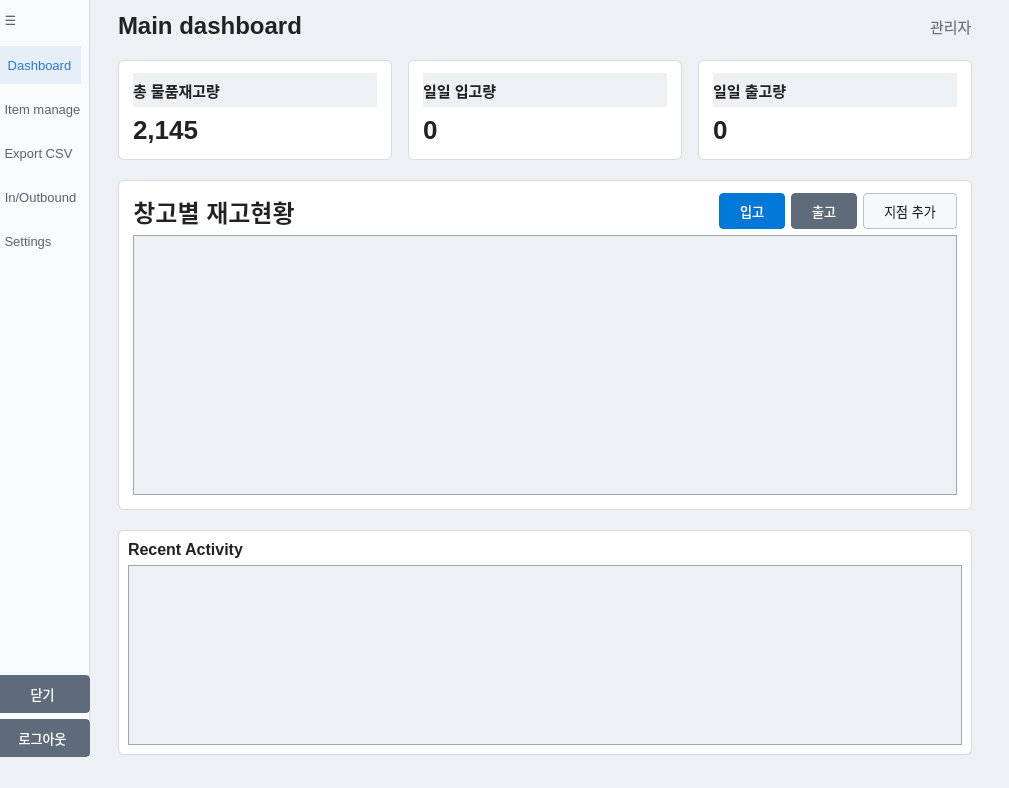
   <widget class="QWidget" name="page_2">
    <property name="styleSheet">
     <string notr="true">QWidget {
    background-color: #eef1f4;
    color: #222222;
    font-family: Arial;
    font-size: 13px;
}
QFrame#summaryCard1, QFrame#summaryCard2, QFrame#summaryCard3, QFrame#summaryCard4,
QFrame#inventoryCard, QFrame#logCard {
    background-color: #ffffff;
    border: 1px solid #d6dbe0;
    border-radius: 6px;
}
QTableWidget {
    background-color: #eef1f4;
    gridline-color: #cfd5dc;
    border: 1px solid #9fa7b0;
    selection-background-color: #dcecff;
    selection-color: #222222;
}
QTableWidget::viewport {
    background-color: #eef1f4;
}
QHeaderView::section {
    background-color: #f3f5f8;
    border: 1px solid #cfd5dc;
    color: #0070b8;
    font-weight: bold;
    padding: 6px;
}
QPushButton {
    background-color: #f7f8fa;
    color: #222222;
    border: 1px solid #b8c0c8;
    border-radius: 4px;
    padding: 8px 22px;
}</string>
    </property>
    <widget class="QFrame" name="sideBar">
     <property name="geometry">
      <rect>
       <x>-5</x>
       <y>0</y>
       <width>95</width>
       <height>757</height>
      </rect>
     </property>
     <property name="minimumSize">
      <size>
       <width>95</width>
       <height>0</height>
      </size>
     </property>
     <property name="maximumSize">
      <size>
       <width>95</width>
       <height>16777215</height>
      </size>
     </property>
     <property name="styleSheet">
      <string notr="true">QFrame#sideBar { background: #f8fafc; border-right: 1px solid #d6dbe0; }
QToolButton { background: transparent; border: 0; padding: 10px 4px; color: #586371; }
QToolButton:checked { background: #e6eef8; color: #2f74d0; border-left: 3px solid #2f74d0; }</string>
     </property>
     <layout class="QVBoxLayout" name="sideBarLayout">
      <property name="leftMargin">
       <number>0</number>
      </property>
      <property name="topMargin">
       <number>0</number>
      </property>
      <property name="rightMargin">
       <number>0</number>
      </property>
      <property name="bottomMargin">
       <number>0</number>
      </property>
      <item>
       <widget class="QToolButton" name="btnMenu">
        <property name="text">
         <string>☰</string>
        </property>
       </widget>
      </item>
      <item>
       <widget class="QToolButton" name="btnDashboardMenu">
        <property name="text">
         <string>Dashboard</string>
        </property>
        <property name="checkable">
         <bool>true</bool>
        </property>
        <property name="checked">
         <bool>true</bool>
        </property>
        <property name="toolButtonStyle">
         <enum>Qt::ToolButtonStyle::ToolButtonTextUnderIcon</enum>
        </property>
       </widget>
      </item>
      <item>
       <widget class="QToolButton" name="btnInventoryMenu">
        <property name="text">
         <string>Item manage</string>
        </property>
        <property name="checkable">
         <bool>true</bool>
        </property>
        <property name="toolButtonStyle">
         <enum>Qt::ToolButtonStyle::ToolButtonTextUnderIcon</enum>
        </property>
       </widget>
      </item>
      <item>
       <widget class="QToolButton" name="btnExport">
        <property name="text">
         <string>Export CSV</string>
        </property>
        <property name="toolButtonStyle">
         <enum>Qt::ToolButtonStyle::ToolButtonTextUnderIcon</enum>
        </property>
       </widget>
      </item>
      <item>
       <widget class="QToolButton" name="btnInOutMenu">
        <property name="visible">
         <bool>false</bool>
        </property>
        <property name="text">
         <string>In/Outbound</string>
        </property>
        <property name="toolButtonStyle">
         <enum>Qt::ToolButtonStyle::ToolButtonTextUnderIcon</enum>
        </property>
       </widget>
      </item>
      <item>
       <widget class="QToolButton" name="btnSettingsMenu">
        <property name="visible">
         <bool>false</bool>
        </property>
        <property name="text">
         <string>Settings</string>
        </property>
        <property name="toolButtonStyle">
         <enum>Qt::ToolButtonStyle::ToolButtonTextUnderIcon</enum>
        </property>
       </widget>
      </item>
      <item>
       <spacer name="sideBarSpacer">
        <property name="orientation">
         <enum>Qt::Orientation::Vertical</enum>
        </property>
        <property name="sizeHint" stdset="0">
         <size>
          <width>20</width>
          <height>40</height>
         </size>
        </property>
       </spacer>
      </item>
      <item>
       <widget class="QPushButton" name="CloseButton_2">
        <property name="styleSheet">
         <string notr="true">background-color: #5d6b7a;
color: white;
border: 1px solid #5d6b7a;
border-radius: 4px;
</string>
        </property>
        <property name="text">
         <string>닫기</string>
        </property>
       </widget>
      </item>
      <item>
       <widget class="QPushButton" name="LogoutButton">
        <property name="styleSheet">
         <string notr="true">background-color: #5d6b7a;
color: white;
border: 1px solid #5d6b7a;
border-radius: 4px;
</string>
        </property>
        <property name="text">
         <string>로그아웃</string>
        </property>
       </widget>
      </item>
     </layout>
    </widget>
    <widget class="QWidget" name="dashboardContent">
     <property name="geometry">
      <rect>
       <x>90</x>
       <y>0</y>
       <width>910</width>
       <height>779</height>
      </rect>
     </property>
     <layout class="QVBoxLayout" name="dashboardContentLayout">
      <property name="spacing">
       <number>20</number>
      </property>
      <property name="leftMargin">
       <number>28</number>
      </property>
      <property name="topMargin">
       <number>12</number>
      </property>
      <property name="rightMargin">
       <number>28</number>
      </property>
      <property name="bottomMargin">
       <number>24</number>
      </property>
      <item>
       <layout class="QHBoxLayout" name="topBarLayout">
        <item>
         <widget class="QLabel" name="labelDashboardTitle">
          <property name="styleSheet">
           <string notr="true">font-size: 24px; font-weight: bold; background: transparent;</string>
          </property>
          <property name="text">
           <string>Main dashboard</string>
          </property>
         </widget>
        </item>
        <item>
         <spacer name="topBarSpacer">
          <property name="orientation">
           <enum>Qt::Orientation::Horizontal</enum>
          </property>
          <property name="sizeHint" stdset="0">
           <size>
            <width>40</width>
            <height>20</height>
           </size>
          </property>
         </spacer>
        </item>
        <item>
         <widget class="QLabel" name="labelUser">
          <property name="styleSheet">
           <string notr="true">background: transparent; color: #68717c; font-size: 15px;</string>
          </property>
          <property name="text">
           <string>관리자</string>
          </property>
         </widget>
        </item>
       </layout>
      </item>
      <item>
       <layout class="QHBoxLayout" name="summaryLayout">
        <property name="spacing">
         <number>16</number>
        </property>
        <item>
         <widget class="QFrame" name="summaryCard1">
          <property name="minimumSize">
           <size>
            <width>0</width>
            <height>100</height>
           </size>
          </property>
          <layout class="QVBoxLayout" name="summaryCard1Layout">
           <property name="leftMargin">
            <number>14</number>
           </property>
           <property name="topMargin">
            <number>12</number>
           </property>
           <property name="rightMargin">
            <number>14</number>
           </property>
           <property name="bottomMargin">
            <number>12</number>
           </property>
           <item>
            <widget class="QLabel" name="labelTotalTitle">
             <property name="styleSheet">
              <string notr="true">background-color: #eef1f4; font-size: 15px; font-weight: bold;</string>
             </property>
             <property name="text">
              <string>총 물품재고량</string>
             </property>
            </widget>
           </item>
           <item>
            <widget class="QLabel" name="labelTotalStock">
             <property name="styleSheet">
              <string notr="true">font-size: 26px; font-weight: bold; background: transparent;</string>
             </property>
             <property name="text">
              <string>2,145</string>
             </property>
            </widget>
           </item>
          </layout>
         </widget>
        </item>
        <item>
         <widget class="QFrame" name="summaryCard3">
          <property name="minimumSize">
           <size>
            <width>0</width>
            <height>100</height>
           </size>
          </property>
          <layout class="QVBoxLayout" name="summaryCard3Layout">
           <property name="leftMargin">
            <number>14</number>
           </property>
           <property name="topMargin">
            <number>12</number>
           </property>
           <property name="rightMargin">
            <number>14</number>
           </property>
           <property name="bottomMargin">
            <number>12</number>
           </property>
           <item>
            <widget class="QLabel" name="labelInboundTitle">
             <property name="styleSheet">
              <string notr="true">background-color: #eef1f4; font-size: 15px; font-weight: bold;</string>
             </property>
             <property name="text">
              <string>일일 입고량</string>
             </property>
            </widget>
           </item>
           <item>
            <widget class="QLabel" name="labelInboundCount">
             <property name="styleSheet">
              <string notr="true">font-size: 26px; font-weight: bold; background: transparent;</string>
             </property>
             <property name="text">
              <string>0</string>
             </property>
            </widget>
           </item>
          </layout>
         </widget>
        </item>
        <item>
         <widget class="QFrame" name="summaryCard4">
          <property name="minimumSize">
           <size>
            <width>0</width>
            <height>100</height>
           </size>
          </property>
          <layout class="QVBoxLayout" name="summaryCard4Layout">
           <property name="leftMargin">
            <number>14</number>
           </property>
           <property name="topMargin">
            <number>12</number>
           </property>
           <property name="rightMargin">
            <number>14</number>
           </property>
           <property name="bottomMargin">
            <number>12</number>
           </property>
           <item>
            <widget class="QLabel" name="labelOutboundTitle">
             <property name="styleSheet">
              <string notr="true">background-color: #eef1f4; font-size: 15px; font-weight: bold;</string>
             </property>
             <property name="text">
              <string>일일 출고량</string>
             </property>
            </widget>
           </item>
           <item>
            <widget class="QLabel" name="labelOutboundCount">
             <property name="styleSheet">
              <string notr="true">font-size: 26px; font-weight: bold; background: transparent;</string>
             </property>
             <property name="text">
              <string>0</string>
             </property>
            </widget>
           </item>
          </layout>
         </widget>
        </item>
       </layout>
      </item>
      <item>
       <widget class="QFrame" name="inventoryCard">
        <property name="minimumSize">
         <size>
          <width>0</width>
          <height>330</height>
         </size>
        </property>
        <property name="styleSheet">
         <string notr="true">QFrame#inventoryCard {
    background: #ffffff;
    border: 1px solid #d6dbe0;
    border-radius: 6px;
}
</string>
        </property>
        <layout class="QVBoxLayout" name="inventoryCardLayout">
         <property name="leftMargin">
          <number>14</number>
         </property>
         <property name="topMargin">
          <number>12</number>
         </property>
         <property name="rightMargin">
          <number>14</number>
         </property>
         <property name="bottomMargin">
          <number>14</number>
         </property>
         <item>
          <layout class="QHBoxLayout" name="inventoryTitleLayout">
           <item>
            <widget class="QLabel" name="labelInventoryTitle">
             <property name="styleSheet">
              <string notr="true">font-size: 24px; font-weight: bold; background: transparent;</string>
             </property>
             <property name="text">
              <string>창고별 재고현황</string>
             </property>
             <property name="alignment">
              <set>Qt::AlignmentFlag::AlignCenter</set>
             </property>
            </widget>
           </item>
           <item>
            <spacer name="inventoryTitleSpacer">
             <property name="orientation">
              <enum>Qt::Orientation::Horizontal</enum>
             </property>
             <property name="sizeHint" stdset="0">
              <size>
               <width>40</width>
               <height>20</height>
              </size>
             </property>
            </spacer>
           </item>
           <item>
            <widget class="QPushButton" name="btnInbound">
             <property name="minimumSize">
              <size>
               <width>62</width>
               <height>36</height>
              </size>
             </property>
             <property name="styleSheet">
              <string notr="true">background-color: #0078d7;
color: white;
border: 1px solid #0078d7;
border-radius: 4px;
padding: 7px 20px;</string>
             </property>
             <property name="text">
              <string>입고</string>
             </property>
            </widget>
           </item>
           <item>
            <widget class="QPushButton" name="btnOutbound">
             <property name="minimumSize">
              <size>
               <width>62</width>
               <height>36</height>
              </size>
             </property>
             <property name="styleSheet">
              <string notr="true">background-color: #5d6b7a;
color: white;
border: 1px solid #5d6b7a;
border-radius: 4px;
padding: 7px 20px;</string>
             </property>
             <property name="text">
              <string>출고</string>
             </property>
            </widget>
           </item>
           <item>
            <widget class="QPushButton" name="btnAddBranch">
             <property name="minimumSize">
              <size>
               <width>82</width>
               <height>36</height>
              </size>
             </property>
             <property name="styleSheet">
              <string notr="true">background-color: #f7f8fa;
color: #222222;
border: 1px solid #b8c0c8;
border-radius: 4px;
padding: 7px 20px;</string>
             </property>
             <property name="text">
              <string>지점 추가</string>
             </property>
            </widget>
           </item>
          </layout>
         </item>
         <item>
          <widget class="QTableWidget" name="tableInventory">
           <property name="minimumSize">
            <size>
             <width>0</width>
             <height>260</height>
            </size>
           </property>
           <property name="styleSheet">
            <string notr="true">QTableWidget,
QTableWidget::viewport {
    background-color: #eef1f4;
}
QTableWidget {
    gridline-color: #cfd5dc;
    border: 1px solid #9fa7b0;
}</string>
           </property>
           <property name="alternatingRowColors">
            <bool>true</bool>
           </property>
           <property name="selectionBehavior">
            <enum>QAbstractItemView::SelectionBehavior::SelectRows</enum>
           </property>
          </widget>
         </item>
        </layout>
       </widget>
      </item>
      <item>
       <widget class="QFrame" name="logCard">
        <property name="styleSheet">
         <string notr="true">QFrame#logCard {
    background: #ffffff;
    border: 1px solid #d6dbe0;
    border-radius: 6px;
}
</string>
        </property>
        <layout class="QVBoxLayout" name="logCardLayout">
         <item>
          <widget class="QLabel" name="labelLogTitle">
           <property name="styleSheet">
            <string notr="true">font-size: 16px; font-weight: bold; background: transparent;</string>
           </property>
           <property name="text">
            <string>Recent Activity</string>
           </property>
          </widget>
         </item>
         <item>
          <widget class="QTableWidget" name="tableLog">
           <property name="minimumSize">
            <size>
             <width>0</width>
             <height>170</height>
            </size>
           </property>
           <property name="maximumSize">
            <size>
             <width>16777215</width>
             <height>220</height>
            </size>
           </property>
           <property name="styleSheet">
            <string notr="true">QTableWidget,
QTableWidget::viewport {
    background-color: #eef1f4;
}
QTableWidget {
    gridline-color: #cfd5dc;
    border: 1px solid #9fa7b0;
}</string>
           </property>
           <property name="alternatingRowColors">
            <bool>true</bool>
           </property>
           <property name="selectionBehavior">
            <enum>QAbstractItemView::SelectionBehavior::SelectRows</enum>
           </property>
          </widget>
         </item>
        </layout>
       </widget>
      </item>
     </layout>
    </widget>
   </widget>
